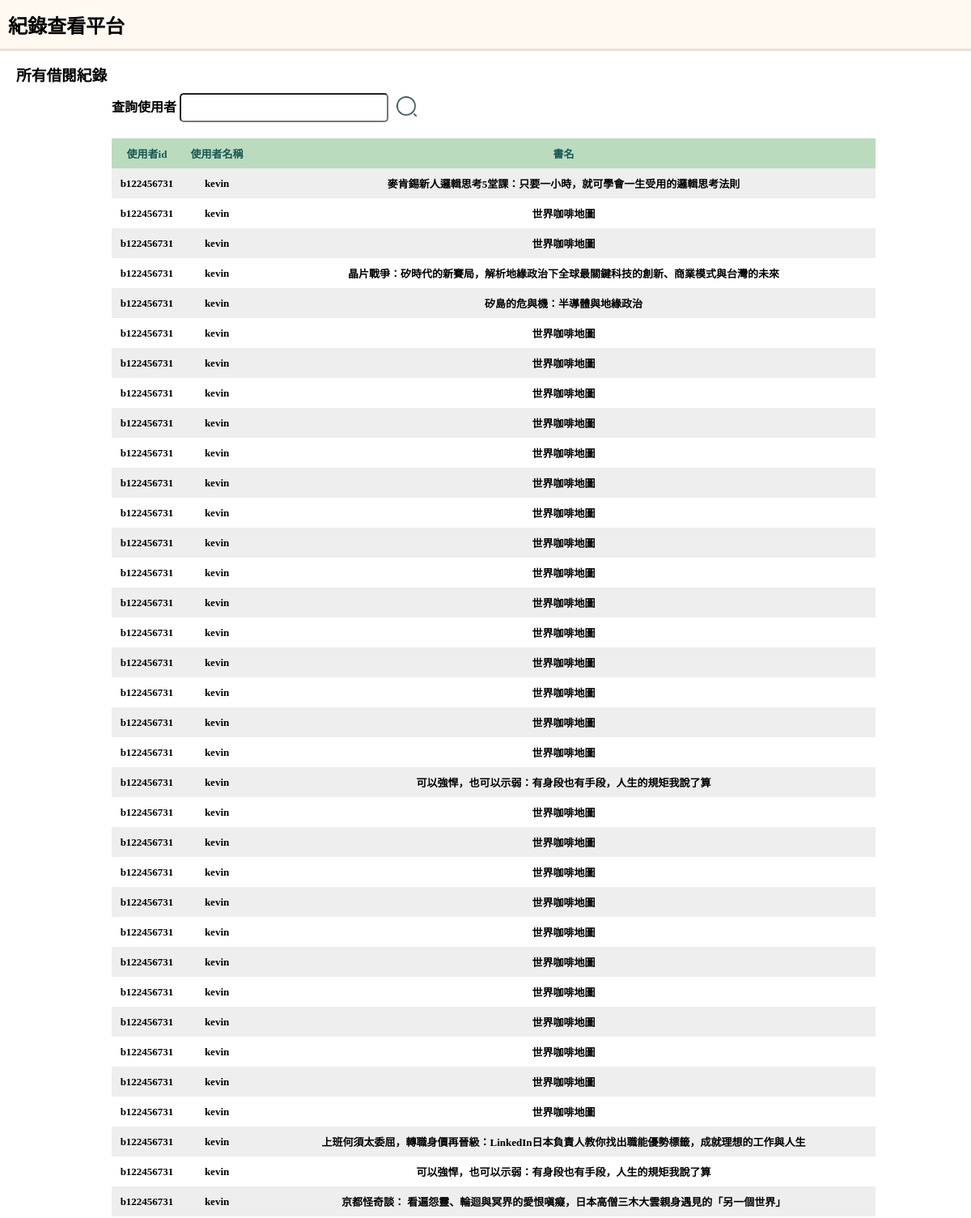
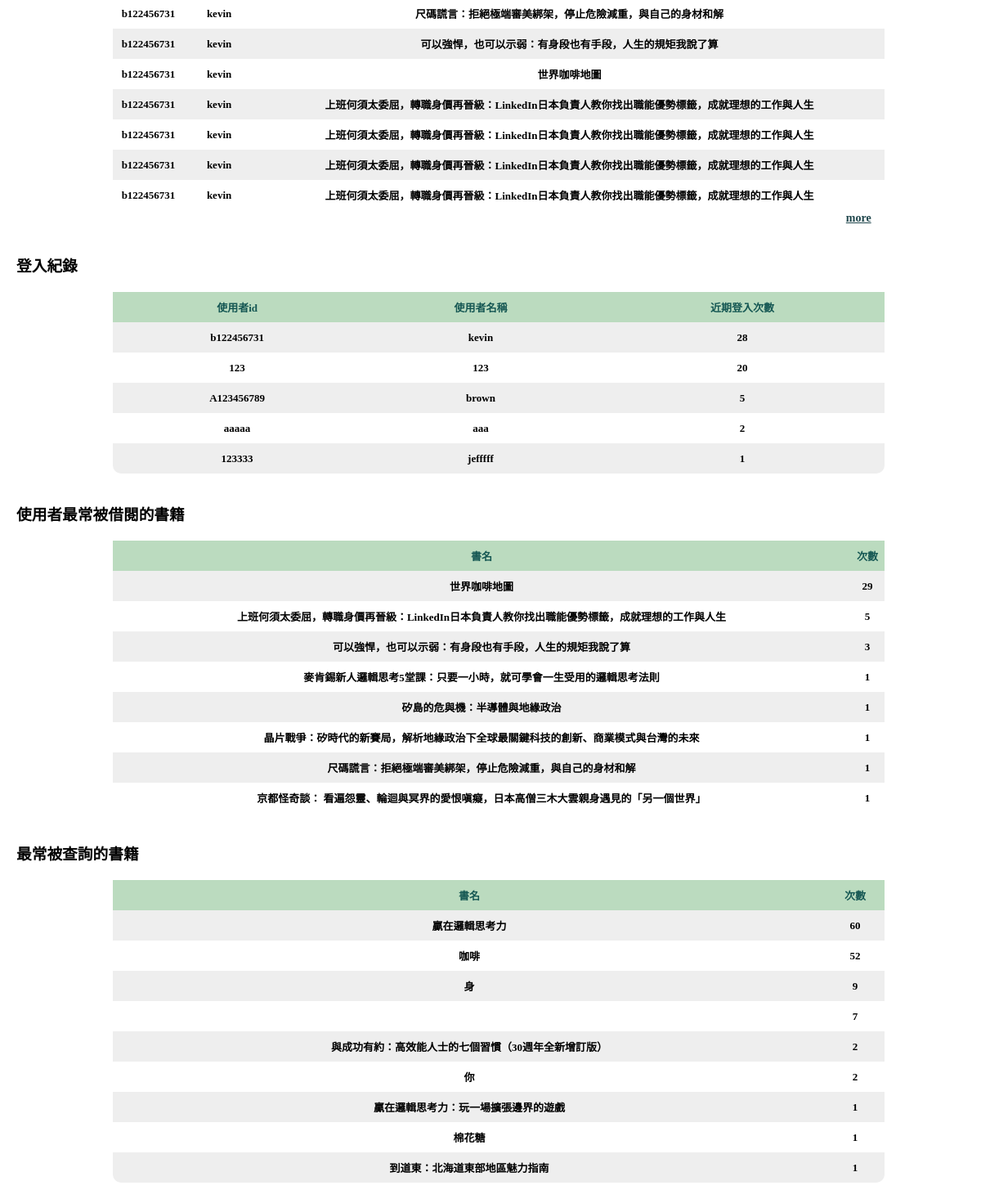
Page /supervise on the committed database (2 pictures, top to bottom).
### tables this page shows
CREATE TABLE "logintopic" (
	"No"	INTEGER,
	"user_ssn"	TEXT,
	"user_name"	TEXT,
	"behavior"	TEXT,
	PRIMARY KEY("No" AUTOINCREMENT)
);

### app.py (the view)
@app.route('/supervise')
def all():
    def super_user_record():
        con = sql.connect("borrowtopic.db")
        con.row_factory = sql.Row
        cur = con.cursor()
        cur.execute("SELECT user_ssn,user_name,book_name FROM borrowtopic")
        data = cur.fetchall()
        con.close()
        for row in data:
            print(row["user_ssn"])
            print(row["user_name"])
            print(row["book_name"])
        return data
    def super_frquent_user():
        con = sql.connect("logintopic.db")
        con.row_factory = sql.Row
        cur = con.cursor()
        cur.execute(
            "SELECT user_ssn, user_name, COUNT(user_ssn) AS num FROM logintopic GROUP BY user_ssn ORDER BY COUNT(user_ssn) DESC")
        data = cur.fetchall()
        con.close()
        for row in data:
            print(row["user_ssn"])
            print(row["user_name"])
        return data
    def super_book_borrowed():
        con = sql.connect("borrowtopic.db")
        con.row_factory = sql.Row
        cur = con.cursor()
        cur.execute(
            "SELECT book_name, COUNT(book_name) as num FROM borrowtopic GROUP BY book_name ORDER BY COUNT(book_name) DESC")
        data = cur.fetchall()
        con.close()
        for row in data:
            print(row["book_name"])
        return data
    def super_book_searched():
        con = sql.connect("searchtopic.db")
        con.row_factory = sql.Row
        cur = con.cursor()
        cur.execute(
            "SELECT book_name, COUNT(book_name) as num FROM searchtopic GROUP BY book_name ORDER BY COUNT(book_name) DESC")
        data = cur.fetchall()
        con.close()
        for row in data:
            print(row["book_name"])
        return data
    return render_template("supervise.html", freq=super_frquent_user(), borrow=super_user_record(), bookborrow=super_book_borrowed(), search=super_book_searched())

### templates/supervise.html (shortened to what this page needs)
<!DOCTYPE html>
<html lang="en">
<head>
</head>
<body>
    <h2 class="title1">紀錄查看平台</h2>
    <hr width="100%" ></hr>
    <div class="block1">
        <h3 class="title2">所有借閱紀錄</h3>
        <form class="table1" action="/user_record_search">
            <font style="font-weight: bolder;">查詢使用者</font>
            <input class="inputArea" type="text" name="user_search" />
            <button class='searchBtn'><img style="margin-bottom: -6px;" width="25px" height="25px"
                    src="./static/images/search.png" /></button>
        </form>
        <div class="main">
            <table class="allRec">
                <thead>
                    <td>使用者id</td>
                    <td>使用者名稱</td>
                    <td>書名</td>
                </thead>
                <tbody>
                    {% for row in borrow %}
                    <tr>
                        <td>{{row["user_ssn"]}}</td>
                        <td>{{row["user_name"]}}</td>
                        <td>{{row["book_name"]}}</td>
                    </tr>
                    {% endfor %}
                </tbody>
            </table>
            <a href="" class="more">more</a>
        </div>
        <h3 class="title2">登入紀錄</h3>
        <div class="main">
            <table>
                <thead>
                    <td>使用者id</td>
                    <td>使用者名稱</td>
                    <td>近期登入次數</td>
                </thead>
                <tbody>
                    {% for row in freq %}
                    <tr>
                        <td>{{row["user_ssn"]}}</td>
                        <td>{{row["user_name"]}}</td>
                        <td>{{row["num"]}}</td>
                    </tr>
                    {% endfor %}
                </tbody>
            </table>
        </div>
        <h3 class="title2">使用者最常被借閱的書籍</h3>
        <div class="main">
            <table>
                <thead>
                    <td>書名</td>
                    <td>次數</td>
                </thead>
                <tbody>
                    {% for row in bookborrow %}
                    <tr>
                        <td>{{row["book_name"]}}</td>
                        <td>{{row["num"]}}</td>
                    </tr>
                    {% endfor %}
                </tbody>
            </table>
        </div>
        <h3 class="title2">最常被查詢的書籍</h3>
        <div class="main">
            <table>
                <thead>
                    <td>書名</td>
                    <td>次數</td>
                </thead>
                <tbody>
                    {% for row in search %}
                    <tr>
                        <td>{{row["book_name"]}}</td>
                        <td>{{row["num"]}}</td>
                    </tr>
                    {% endfor %}
                </tbody>
            </table>
        </div>
    </div>
</body>
</html>

### templates/supervise.html (style rules this page uses)
* { margin: 0%; }
.title1 { height:60px; width: 100%; display: flex; align-items: center; padding-left: 10px; background-color: #FFF9F1; color: black; font-weight: bold; }
.title2 { padding-top: 15px; }
.block1 { padding-left: 20px; }
.table1 { width: 80%; margin: 20px auto; margin-top: 10px; }
.inputArea { border-radius: 5px; width: 250px; height: 30px; }
.searchBtn { background-color: white; border: none; }
.main { width: 80%; margin: 20px auto; }
table { border-spacing: 0; width: 100%; border-collapse: collapse; }
tr { text-align: center; }
td { height: 35px; font-size: 13px; font-weight: bolder; }
table tbody tr:nth-child(odd) { background-color: #eee }
table thead { background-color: #BBDBBF; color: rgb(21, 87, 83); font-size: 14px; font-weight: bolder; }
table tbody tr:last-child td:first-child { border-radius: 0 0 0 10px; }
table tbody tr:last-child td:last-child { border-radius: 0 0 10px 0; }
hr { border:none; border-top: 3px solid #e7e1da; }
.more { font-size: 14px; padding-left: 95%; font-weight: bolder; color: rgb(31, 70, 76); }

### rows in the picture
logintopic: user_ssn "A123456789", user_name "brown", num "5"
logintopic: user_ssn "123333", user_name "jefffff", num "1"

### other values in the picture
{{ row["user_ssn"] }} "b122456731" "b122456731" "b122456731" "b122456731" "b122456731" "b122456731" "b122456731" "b122456731" "b122456731" "b122456731" "b122456731" "b122456731" "b122456731" "b122456731" "b122456731" "b122456731" "b122456731" "b122456731" "b122456731" "b122456731" "b122456731" "b122456731" "b122456731" "b122456731" "b122456731" "b122456731" "b122456731" "b122456731" "b122456731" "b122456731" "b122456731" "b122456731" "b122456731" "b122456731" "b122456731" "b122456731" "b122456731" "b122456731" "b122456731" "b122456731" "b122456731" "b122456731"
{{ row["user_name"] }} "kevin" "kevin" "kevin" "kevin" "kevin" "kevin" "kevin" "kevin" "kevin" "kevin" "kevin" "kevin" "kevin" "kevin" "kevin" "kevin" "kevin" "kevin" "kevin" "kevin" "kevin" "kevin" "kevin" "kevin" "kevin" "kevin" "kevin" "kevin" "kevin" "kevin" "kevin" "kevin" "kevin" "kevin" "kevin" "kevin" "kevin" "kevin" "kevin" "kevin" "kevin" "kevin"
{{ row["book_name"] }} "麥肯錫新人邏輯思考5堂課：只要一小時，就可學會一生受用的邏輯思考法則" "世界咖啡地圖" "世界咖啡地圖" "晶片戰爭：矽時代的新賽局，解析地緣政治下全球最關鍵科技的創新、商業模式與台灣的未來" "矽島的危與機：半導體與地緣政治" "世界咖啡地圖" "世界咖啡地圖" "世界咖啡地圖" "世界咖啡地圖" "世界咖啡地圖" "世界咖啡地圖" "世界咖啡地圖" "世界咖啡地圖" "世界咖啡地圖" "世界咖啡地圖" "世界咖啡地圖" "世界咖啡地圖" "世界咖啡地圖" "世界咖啡地圖" "世界咖啡地圖" "可以強悍，也可以示弱：有身段也有手段，人生的規矩我說了算" "世界咖啡地圖" "世界咖啡地圖" "世界咖啡地圖" "世界咖啡地圖" "世界咖啡地圖" "世界咖啡地圖" "世界咖啡地圖" "世界咖啡地圖" "世界咖啡地圖" "世界咖啡地圖" "世界咖啡地圖" "上班何須太委屈，轉職身價再晉級：LinkedIn日本負責人教你找出職能優勢標籤，成就理想的工作與人生" "可以強悍，也可以示弱：有身段也有手段，人生的規矩我說了算" "京都怪奇談： 看遍怨靈、輪迴與冥界的愛恨嗔癡，日本高僧三木大雲親身遇見的「另一個世界」" "尺碼謊言：拒絕極端審美綁架，停止危險減重，與自己的身材和解" "可以強悍，也可以示弱：有身段也有手段，人生的規矩我說了算" "世界咖啡地圖" "上班何須太委屈，轉職身價再晉級：LinkedIn日本負責人教你找出職能優勢標籤，成就理想的工作與人生" "上班何須太委屈，轉職身價再晉級：LinkedIn日本負責人教你找出職能優勢標籤，成就理想的工作與人生" "上班何須太委屈，轉職身價再晉級：LinkedIn日本負責人教你找出職能優勢標籤，成就理想的工作與人生" "上班何須太委屈，轉職身價再晉級：LinkedIn日本負責人教你找出職能優勢標籤，成就理想的工作與人生"
{{ row["user_ssn"] }} "b122456731" "123" "aaaaa"
{{ row["user_name"] }} "kevin" "123" "aaa"
{{ row["num"] }} "28" "20" "2"
{{ row["book_name"] }} "世界咖啡地圖" "上班何須太委屈，轉職身價再晉級：LinkedIn日本負責人教你找出職能優勢標籤，成就理想的工作與人生" "可以強悍，也可以示弱：有身段也有手段，人生的規矩我說了算" "麥肯錫新人邏輯思考5堂課：只要一小時，就可學會一生受用的邏輯思考法則" "矽島的危與機：半導體與地緣政治" "晶片戰爭：矽時代的新賽局，解析地緣政治下全球最關鍵科技的創新、商業模式與台灣的未來" "尺碼謊言：拒絕極端審美綁架，停止危險減重，與自己的身材和解" "京都怪奇談： 看遍怨靈、輪迴與冥界的愛恨嗔癡，日本高僧三木大雲親身遇見的「另一個世界」"
{{ row["num"] }} "29" "5" "3" "1" "1" "1" "1" "1"
{{ row["book_name"] }} "贏在邏輯思考力" "咖啡" "身" "與成功有約：高效能人士的七個習慣（30週年全新增訂版）" "你" "贏在邏輯思考力：玩一場擴張邊界的遊戲" "棉花糖" "到道東：北海道東部地區魅力指南"
{{ row["num"] }} "60" "52" "9" "7" "2" "2" "1" "1" "1"
